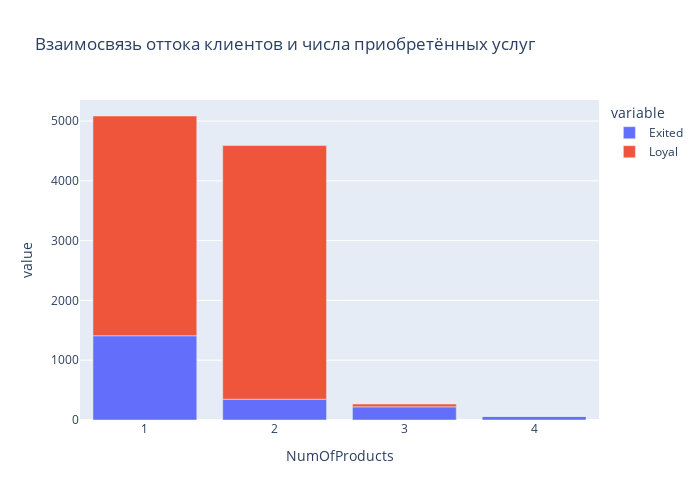

This figure's notebook cell:
### Markdown cell above
Немного чаще банк покидают клиенты женщины.

### Code cell
# 9.7. Как отток клиентов зависит от числа приобретённых у банка услуг? 
# Для ответа на этот вопрос постройте многоуровневую столбчатую диаграмму.

import pandas as pd
import plotly
import plotly.express as px
import matplotlib.pyplot as plt
%matplotlib inline
import seaborn as sns

churn_data = pd.read_csv(r'C:\Users\grish\OneDrive\Рабочий стол\skillfactory\pandas\data\churn.csv')
churn_data.drop(['RowNumber'], axis=1, inplace=True)

churn_data['Loyal'] = 1 - churn_data['Exited']
grouped_by_exit = churn_data.groupby(['NumOfProducts'])[['Exited', 'Loyal']].sum()
#print(grouped_by_exit)

fig = px.bar(
data_frame=grouped_by_exit,
x=grouped_by_exit.index,
y=['Exited', 'Loyal'],
height=500, #высота
width=700, #ширина
title='Взаимосвязь оттока клиентов и числа приобретённых услуг'
)
fig

### Figure 1 — Plotly figure (JSON) as saved in the notebook; plotly's stock layout.template omitted (floating-point values rounded to 4 significant figures)
{"data": [{"alignmentgroup": "True", "hovertemplate": "variable=Exited<br>NumOfProducts=%{x}<br>value=%{y}<extra></extra>", "legendgroup": "Exited", "marker": {"color": "#636efa", "pattern": {"shape": ""}}, "name": "Exited", "offsetgroup": "Exited", "orientation": "v", "showlegend": true, "textposition": "auto", "type": "bar", "x": [1, 2, 3, 4], "xaxis": "x", "y": [1409, 348, 220, 60], "yaxis": "y"}, {"alignmentgroup": "True", "hovertemplate": "variable=Loyal<br>NumOfProducts=%{x}<br>value=%{y}<extra></extra>", "legendgroup": "Loyal", "marker": {"color": "#EF553B", "pattern": {"shape": ""}}, "name": "Loyal", "offsetgroup": "Loyal", "orientation": "v", "showlegend": true, "textposition": "auto", "type": "bar", "x": [1, 2, 3, 4], "xaxis": "x", "y": [3675, 4242, 46, 0], "yaxis": "y"}], "layout": {"barmode": "relative", "height": 500, "legend": {"title": {"text": "variable"}, "tracegroupgap": 0}, "title": {"text": "Взаимосвязь оттока клиентов и числа приобретённых услуг"}, "width": 700, "xaxis": {"anchor": "y", "domain": [0, 1], "title": {"text": "NumOfProducts"}}, "yaxis": {"anchor": "x", "domain": [0, 1], "title": {"text": "value"}}}}
